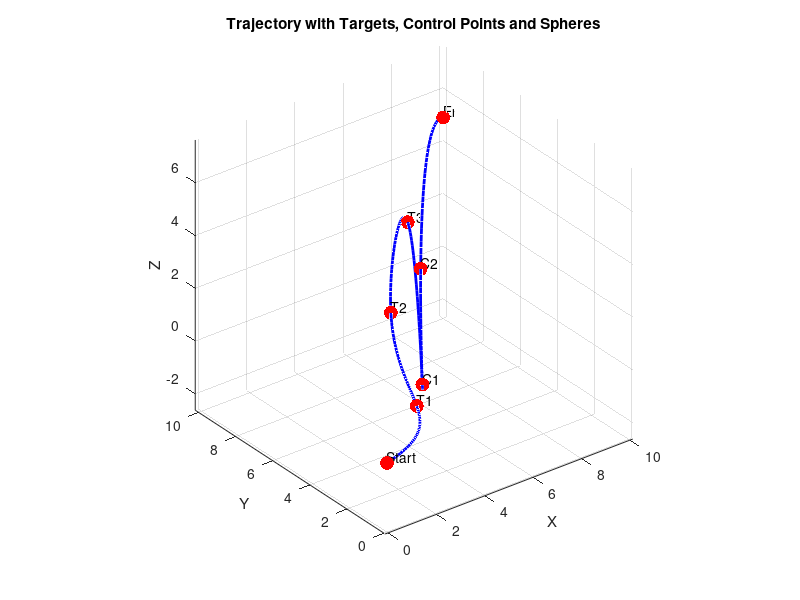

MATLAB code for this plot:
clc; clear; close all;

% Define start and end points
startP = [0 0 0];
endP   = [10 10 5];

% Define 3 target points (example)
targets = [2 1 1;
           4 5 2;
           7 8 3];

% Define 2 control points (example)
controlPts = [3 2 1;
              6 6 2.5];

% Combine all points: start -> targets -> control -> end
points = [startP; targets; controlPts; endP];

% Interpolate trajectory using spline for smoothness
t = 1:size(points,1);
tt = linspace(1, size(points,1), 200); % dense parameterization
traj = spline(t, points', tt)';

% Plot trajectory
figure;
plot3(traj(:,1), traj(:,2), traj(:,3), 'b-', 'LineWidth', 2); hold on;
scatter3(points(:,1), points(:,2), points(:,3), 100, 'r', 'filled'); % key points
text(points(:,1), points(:,2), points(:,3), ...
    {'Start','T1','T2','T3','C1','C2','End'}, 'VerticalAlignment','bottom');

% Plot spheres around control points
[XS, YS, ZS] = sphere(30); % unit sphere mesh
r = 0.01; % 1 cm = 0.01 m (assuming units are in meters)
for i = 1:size(controlPts,1)
    surf(r*XS + controlPts(i,1), ...
         r*YS + controlPts(i,2), ...
         r*ZS + controlPts(i,3), ...
         'FaceAlpha',0.3,'EdgeColor','none','FaceColor','g');
end

% Beautify plot
grid on; axis equal;
xlabel('X'); ylabel('Y'); zlabel('Z');
title('Trajectory with Targets, Control Points and Spheres');
view(3);
